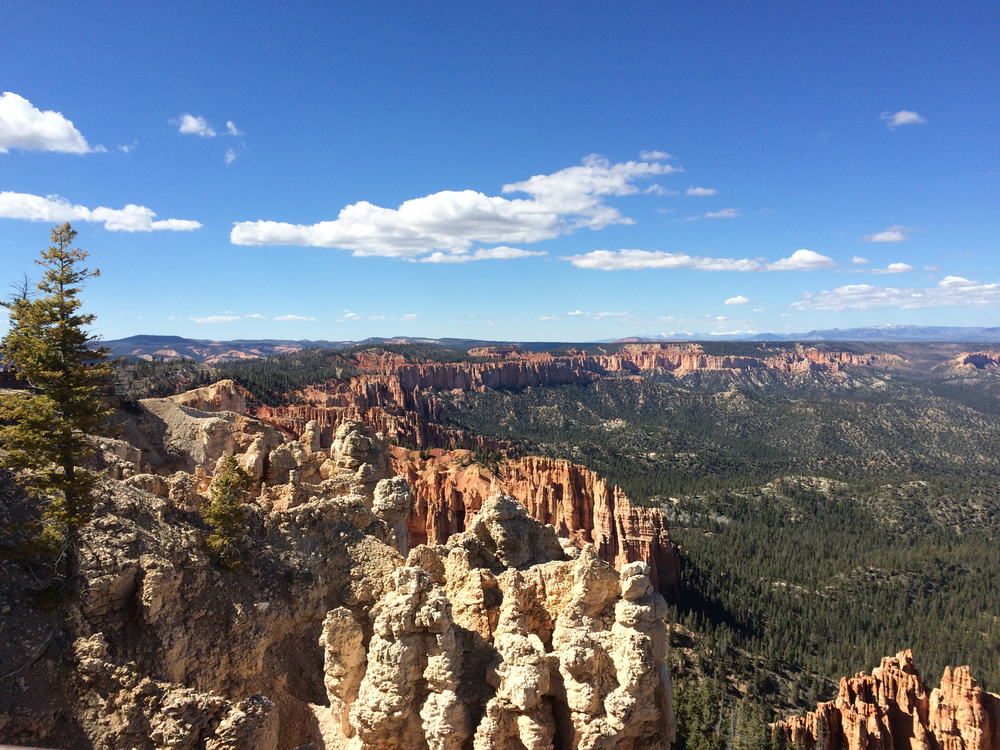
#> input picture images/bryce_left_01.png, 1000 x 750 px
$ python stitch.py --first images/bryce_left_01.png --second images/bryce_left_02.png
#> lines starting #> are read from the running program, lines starting #| are printed output that depends on the picture; after the words box and inside, x2 and y2 are one past the last pixel; in counts of white or black regions, pixels touching at a corner belong together
### panorama.py
# -*- coding:utf-8 -*-
import numpy as np
import imutils
import cv2

class Stitcher:
    def __init__(self):
        self.isv3 = imutils.is_cv3()

    def stitch(self, images, ratio=0.75, reprojThresh=4.0, showMatches=False):
        # imageB为第一张输入图像，imageA为第二张输入图像，这里imageB作为train，imageA作为query
        (imageB, imageA) = images
        (kpsA, featuresA) = self.detectAndDescribe(imageA)
        (kpsB, featuresB) = self.detectAndDescribe(imageB)

        M = self.matchKeypoints(kpsA, kpsB, featuresA, featuresB, ratio, reprojThresh)

        if M is None:
            return None

        (matches, H, status) = M
        result = cv2.warpPerspective(imageA, H, (imageA.shape[1]+imageB.shape[1], imageA.shape[0]))
        result[0:imageB.shape[0], 0:imageB.shape[1]] = imageB

        if showMatches:
            vis = self.drawMatches(imageA, imageB, kpsA, kpsB, matches, status)
            return (result, vis)

        return result

    def detectAndDescribe(self, image):
        gray = cv2.cvtColor(image, cv2.COLOR_BGR2GRAY)
        if self.isv3:
            descriptor = cv2.xfeatures2d.SIFT_create()
            (kps, features) = descriptor.detectAndCompute(image, None)
            # [4 lines of commented-out code are left out]
        else:
            detector = cv2.FeatureDetector_create("SIFT")
            kps = detector.detect(gray)

            extractor = cv2.DescriptorExtractor_create("SIFT")
            (kps, features) = extractor.compute(gray, kps)

        kps = np.float32([kp.pt for kp in kps])

        return (kps, features)

    def matchKeypoints(self, kpsA, kpsB, featuresA, featuresB, ratio, reprojThresh):
        matcher = cv2.DescriptorMatcher_create("BruteForce")
        rawMatches = matcher.knnMatch(featuresA, featuresB, 2)
        matches = []

        for m in rawMatches:
            if len(m) == 2 and m[0].distance < m[1].distance * ratio:
                matches.append((m[0].trainIdx, m[0].queryIdx))

        if len(matches) > 4:
            ptsA = np.float32([kpsA[i] for (_, i) in matches])
            ptsB = np.float32([kpsB[i] for (i, _) in matches])

            (H, status) = cv2.findHomography(ptsA, ptsB, cv2.RANSAC, reprojThresh)
            return (matches, H, status)

        return None

    def drawMatches(self, imageA, imageB, kpsA, kpsB, matches, status):
        (hA, wA) = imageA.shape[:2]
        (hB, wB) = imageB.shape[:2]
        vis = np.zeros((max(hA, hB), wA + wB, 3), dtype="uint8")
        vis[0:hA, 0:wA] = imageA
        # cv2.imshow("imageA111", imageA)
        vis[0:hB, wA:] = imageB
        # cv2.imshow("imageB111", imageB)

        for ((trainIdx, queryIdx), s) in zip(matches, status):
            if s == 1:
                ptA = (int(kpsA[queryIdx][0]), int(kpsA[queryIdx][1]))
                ptB = (int(kpsB[trainIdx][0]) + wA, int(kpsB[trainIdx][1]))
                cv2.line(vis, ptA, ptB, (0, 255, 0), 1)

        return vis

### stitch.py
from panorama import Stitcher
import argparse
import imutils
import cv2

ap = argparse.ArgumentParser()
ap.add_argument("-f", "--first", required=True)
ap.add_argument("-s", "--second", required=True)
args = vars(ap.parse_args())

imageA = cv2.imread(args["first"])
#> imageA is the input picture: shape (750, 1000, 3); mean B, G, R 137.6, 118.4, 106.1
imageB = cv2.imread(args["second"])
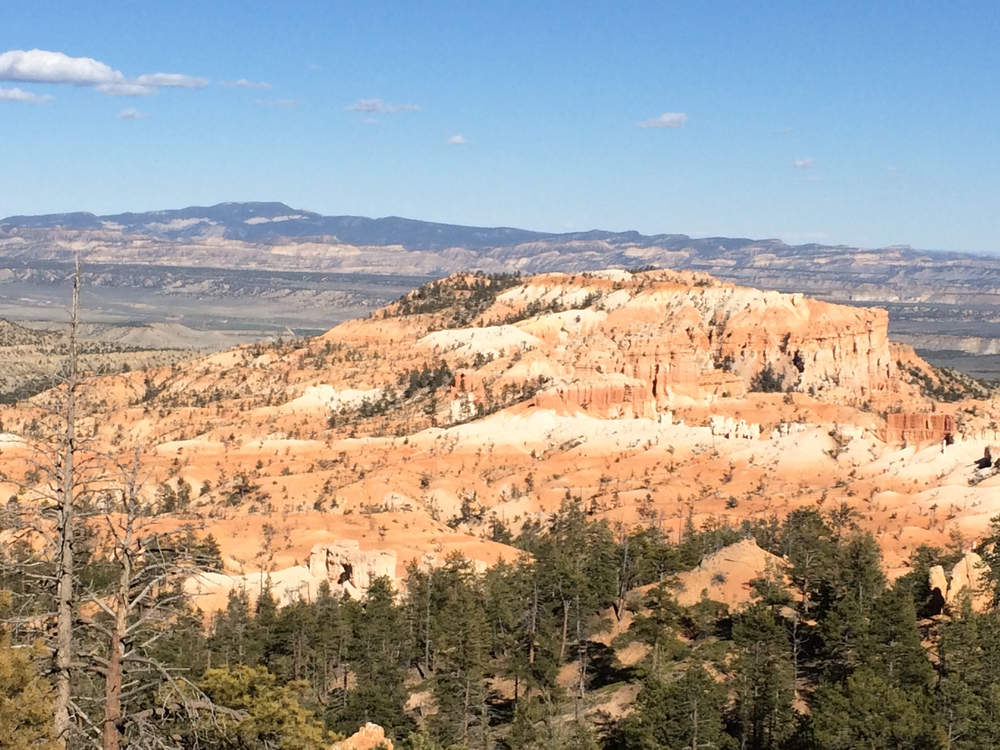
#> input picture images/bryce_left_02.png, 1000 x 750 px
#> imageB is the input picture: shape (750, 1000, 3); mean B, G, R 146.6, 155.2, 161.7
imageA = imutils.resize(imageA, width=600)
#> imageA: shape (450, 600, 3)
imageB = imutils.resize(imageB, width=600)
#> imageB: shape (450, 600, 3)

stitcher = Stitcher()
(result, vis) = stitcher.stitch([imageA, imageB], showMatches=True)
#> in detectAndDescribe, `gray = cv2.cvtColor(image, cv2.COLOR_BGR2GRAY)`:
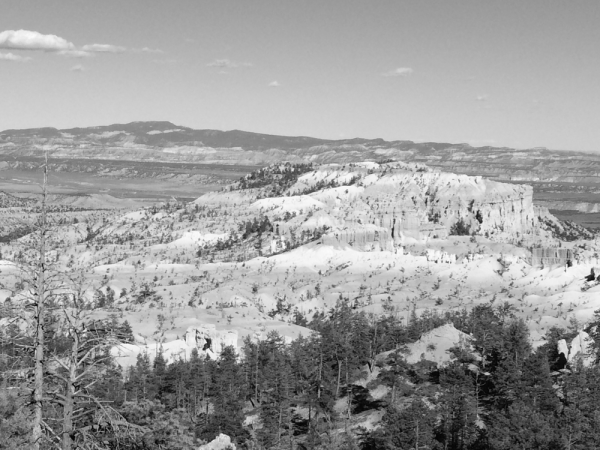
#> gray: shape (450, 600); min 3, max 251, mean 156.2
#> in detectAndDescribe, `kps = detector.detect(gray)`: kps = 2991 keypoints; strongest (x, y, size): (591, 277, 4.8), (487, 373, 2.6), (569, 264, 3.7), (204, 349, 2.1)
#> in detectAndDescribe, `kps = np.float32([kp.pt for kp in kps])`: kps = 2991 pairs, first value 2.34 to 596.8, second value 28.07 to 447.1
#> in stitch, `(kpsA, featuresA) = self.detectAndDescribe(imageA)`: kpsA has the same summary as kps in detectAndDescribe
#> in detectAndDescribe (call 2), `gray = cv2.cvtColor(image, cv2.COLOR_BGR2GRAY)`:
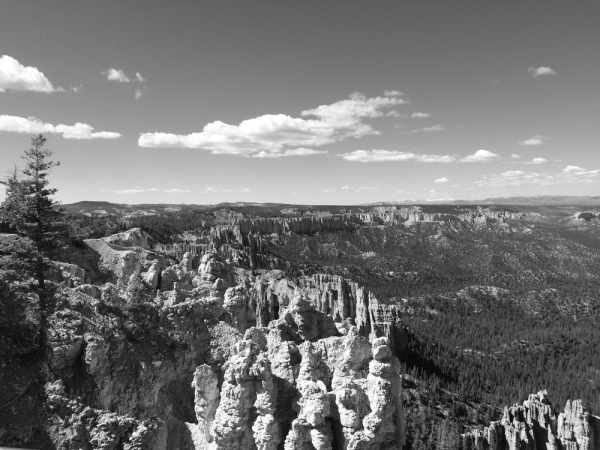
#> gray: shape (450, 600); min 7, max 255, mean 116.9
#> in detectAndDescribe (call 2), `kps = detector.detect(gray)`: kps = 2547 keypoints; strongest (x, y, size): (346, 417, 10.2), (258, 411, 1.9), (564, 419, 2.1), (294, 422, 3.4)
#> in detectAndDescribe (call 2), `kps = np.float32([kp.pt for kp in kps])`: kps = 2547 pairs, first value 2.35 to 595.7, second value 54.93 to 446.9
#> in stitch, `(kpsB, featuresB) = self.detectAndDescribe(imageB)`: kpsB has the same summary as kps in detectAndDescribe
#> in matchKeypoints, `rawMatches = matcher.knnMatch(featuresA, featuresB, 2)`: rawMatches = 2991 matches
#> after the loop in matchKeypoints, `for m in rawMatches:`: matches = [(1175, 107), (543, 409), (543, 432), (2128, 961), (241, 1000), (1041, 1069), (1356, 1660), (1279, 2554)]
#> in matchKeypoints, `ptsA = np.float32([kpsA[i] for (_, i) in matches])`: ptsA = [[24.56, 28.92], [79.9, 126.5], [83.1, 124.7], [178.6, 199.2], [185.9, 282.3], [198.6, 329], [316.2, 288], [500.6, 323.9]]
#> in matchKeypoints, `ptsB = np.float32([kpsB[i] for (i, _) in matches])`: ptsB = [[247.4, 118.4], [110.4, 201.4], [110.4, 201.4], [449.6, 429.5], [54.71, 189.9], [223, 421.9], [277.2, 347.1], [264.3, 440.6]]
#> in matchKeypoints, `(H, status) = cv2.findHomography(ptsA, ptsB, cv2.RANSAC, reprojThresh)`: H = [[-39.48, 22.67, 280.4], [-49.07, 27.88, 382.9], [-0.142, 0.0812, 1]]; status = [1, 1, 0, 0, 0, 1, 1, 0]
#> in stitch, `M = self.matchKeypoints(kpsA, kpsB, featuresA, featuresB, ratio, repro..`: M = ([(1175, 107), (543, 409), (543, 432), (2128, 961), (241, 1000), (1041, 1069), (1356, 1660), (1279, 2554)], [[-39.48, 22.67, 280.4], [-49.07, 27.88, 382.9], [-0.142, 0.0812, 1]], [1, 1, 0, 0, 0, 1, 1, 0])
#> in stitch, `(matches, H, status) = M`: status = [1, 1, 0, 0, 0, 1, 1, 0]
#> in stitch, `result = cv2.warpPerspective(imageA, H, (imageA.shape[1]+imageB.shape[..`:
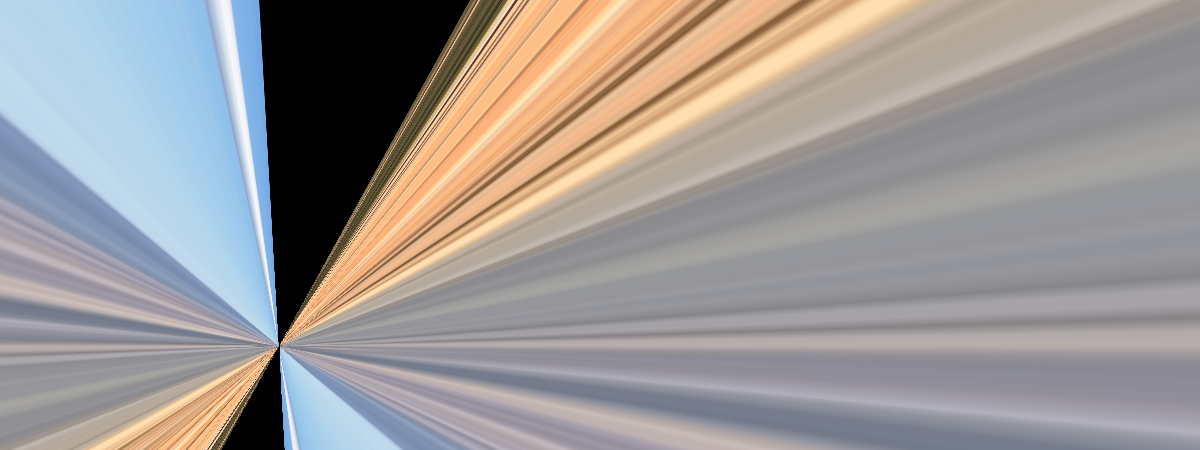
#> result: shape (450, 1200, 3); mean B, G, R 150, 151.4, 156
#> in stitch, `result[0:imageB.shape[0], 0:imageB.shape[1]] = imageB`:
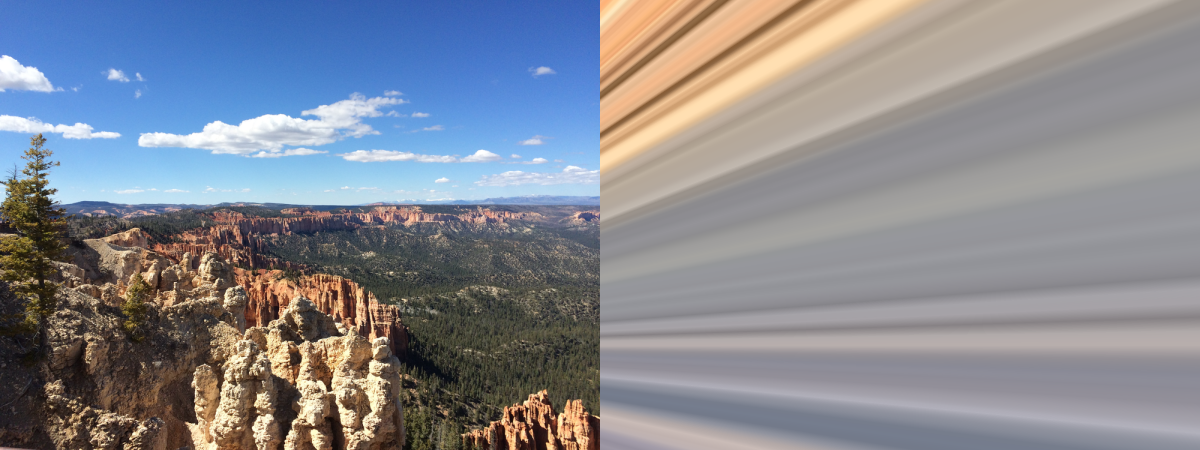
#> result: shape (450, 1200, 3); mean B, G, R 145, 136.8, 134.4
#> in drawMatches, `vis[0:hB, wA:] = imageB`:
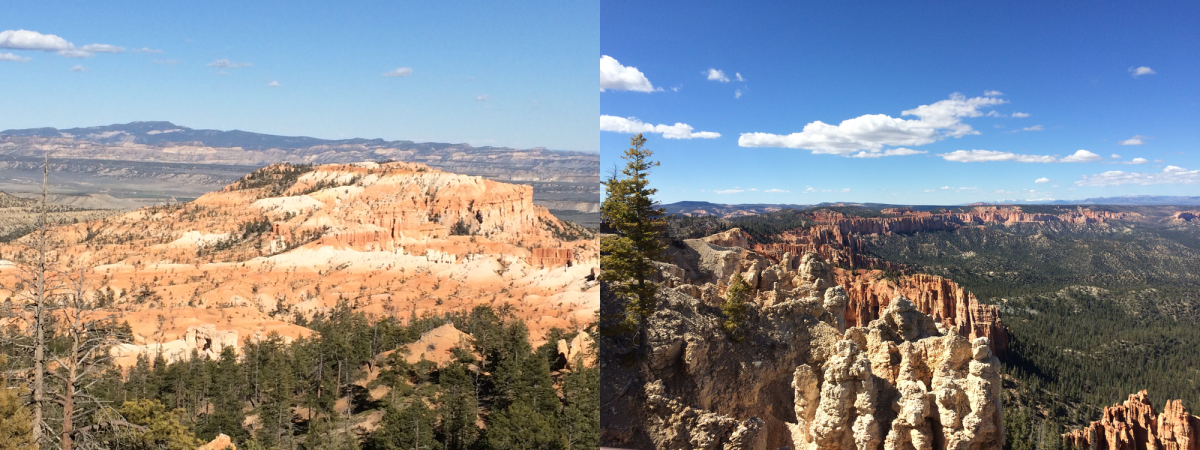
#> vis: shape (450, 1200, 3); mean B, G, R 142.1, 136.8, 133.9
#> the loop in drawMatches, `for ((trainIdx, queryIdx), s) in zip(matches, status):` made 8 passes
#> (trainIdx, queryIdx, s, ptA, ptB) on passes 1, 2, 6, 7: (1175, 107, [1], (24, 28), (847, 118)), (543, 409, [1], (79, 126), (710, 201)), (1041, 1069, [1], (198, 329), (823, 421)), (1356, 1660, [1], (316, 287), (877, 347))
#> (trainIdx, queryIdx, s) on passes 3, 4, 5, 8: (543, 432, [0]), (2128, 961, [0]), (241, 1000, [0]), (1279, 2554, [0])
#> after the loop in drawMatches, `for ((trainIdx, queryIdx), s) in zip(matches, status):`:
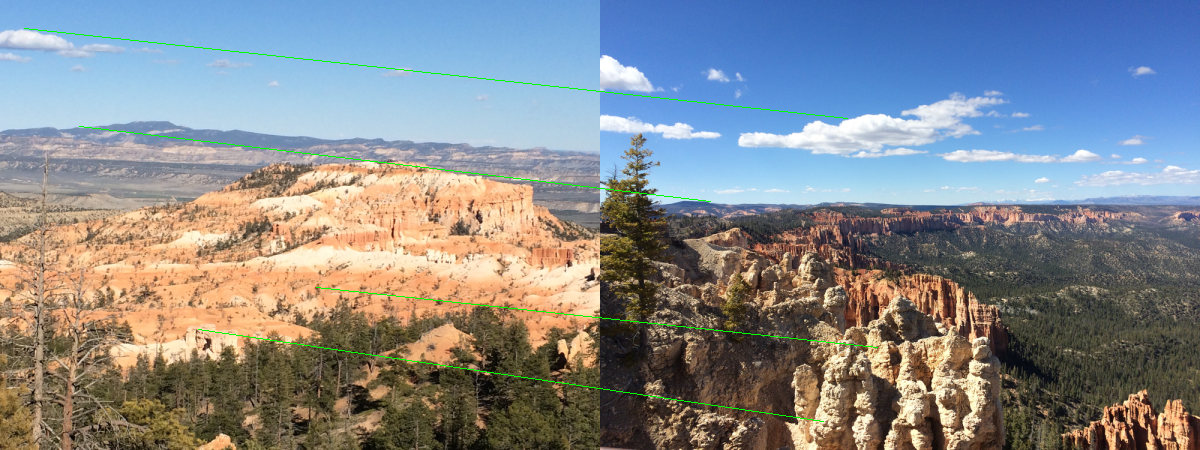
#> vis: shape (450, 1200, 3); 0.49% of pixels changed, all inside (x1, y1, x2, y2) = (24, 28, 878, 422)

cv2.imshow("ImageA", imageA)
cv2.imshow("ImageB", imageB)
cv2.imshow("Keypoints Matches", vis)
cv2.imshow("result", result)
cv2.waitKey(0)
